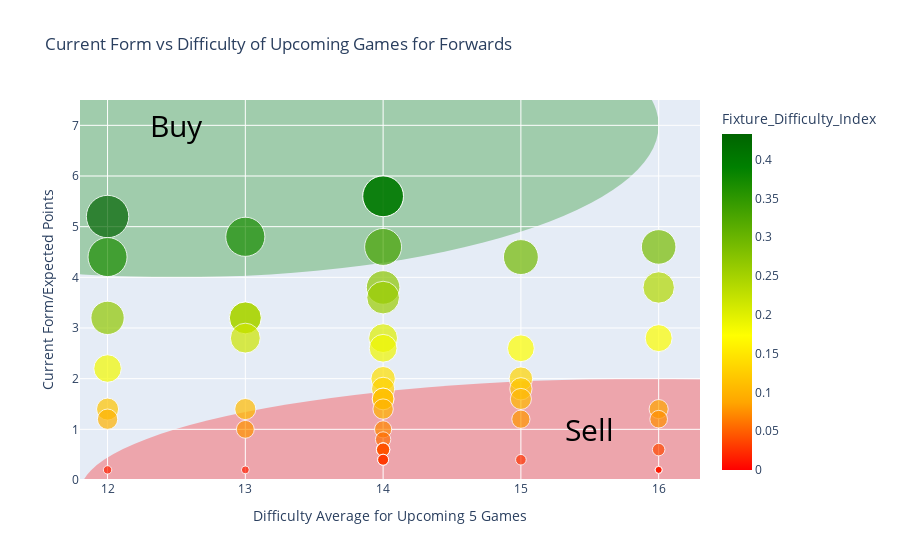

Here is the notebook cell this chart was saved with:
### Code cell
# Now the same for Forwards
sorted_forwards_df.rename(columns={'FD_index': 'Fixture_Difficulty_Index'}, inplace=True)


fig = px.scatter(sorted_forwards_df, x='Difficulty_score', y='form_player', color='Fixture_Difficulty_Index', 
                 size='Fixture_Difficulty_Index',  
                 labels={'form_player': 'Current Form/Expected Points', 'Difficulty_score': 'Difficulty Average for Upcoming 5 Games'},
                 hover_data=['full_name', 'Fixture_Difficulty_Index', 'name', 'now_cost'], title='Current Form vs Difficulty of Upcoming Games for Forwards',
                 size_max=30,  
                 color_continuous_scale=[
                    (0.0, 'red'),
                    (0.2, 'orange'),
                    (0.4, 'yellow'),
                    (0.9, 'green'),
                    (1.0, 'darkgreen') 
                 ]
                )

#adjusted the buy circle here as strikers have lower form ratings
fig.update_layout(
    shapes=[
        dict(
            type='circle',
            xref='x',
            yref='y',
            x0=9,
            y0=10,
            x1=16,
            y1=4,
            fillcolor='green',
            opacity=0.3,
            layer='below',
            line=dict(width=0),
        ),
        dict(
            type='circle',
            xref='x',
            yref='y',
            x0=11.8,
            y0=2,
            x1=20,
            y1=-2.5,
            fillcolor='red',
            opacity=0.3,
            layer='below',
            line=dict(width=0),
        )
    ],
    annotations=[
        dict(
            text='Buy', #thought it was clear, but Eskil did say to make things clearer, than not :D
            x=12.5,  
            y=7,   
            showarrow=False,
            font=dict(color='black', size=30),
        ),
        dict(
            text='Sell',
            x=15.5,  
            y=1,   
            showarrow=False,
            font=dict(color='black', size=30),
        )
    ]
)


fig.update_layout(showlegend=False, height=800)  

# Circles were going too far out, so had to zoom in 
fig.update_xaxes(range=[11.8, 16.3])
fig.update_yaxes(range=[0, 7.5])

fig.show()

### Figure 1 — Plotly figure (JSON) as saved in the notebook; plotly's stock layout.template omitted (floating-point values rounded to 4 significant figures; data arrays with more than 128 entries replaced by an {"elided": "..."} marker saying what was removed)
{"data": [{"customdata": {"elided": "98x4 mixed values"}, "hovertemplate": "Difficulty Average for Upcoming 5 Games=%{x}<br>Current Form/Expected Points=%{y}<br>Fixture_Difficulty_Index=%{marker.color}<br>full_name=%{customdata[0]}<br>name=%{customdata[2]}<br>now_cost=%{customdata[3]}<extra></extra>", "legendgroup": "", "marker": {"color": [0.433, 0.4, 0.4, 0.369, 0.367, 0.329, 0.293, 0.288, 0.271, 0.267, 0.257, 0.246, 0.246, 0.238, 0.215, 0.2, 0.186, 0.183, 0.175, 0.173, 0.143, 0.133, 0.129, 0.12, 0.117, 0.114, 0.114, 0.108, 0.107, 0.1, 0.1, 0.088, 0.08, 0.077, 0.075, 0.071, 0.057, 0.043, 0.043, 0.043, 0.043, 0.038, 0.029, 0.029, 0.029, 0.027, 0.017, 0.015, 0.012, 0.012, 0.012, 0, 0, 0, 0, 0, 0, 0, 0, 0, 0, 0, 0, 0, 0, 0, 0, 0, 0, 0, 0, 0, 0, 0, 0, 0, 0, 0, 0, 0, 0, 0, 0, 0, 0, 0, 0, 0, 0, 0, 0, 0, 0, 0, 0, 0, 0, 0], "coloraxis": "coloraxis", "size": [0.433, 0.4, 0.4, 0.369, 0.367, 0.329, 0.293, 0.288, 0.271, 0.267, 0.257, 0.246, 0.246, 0.238, 0.215, 0.2, 0.186, 0.183, 0.175, 0.173, 0.143, 0.133, 0.129, 0.12, 0.117, 0.114, 0.114, 0.108, 0.107, 0.1, 0.1, 0.088, 0.08, 0.077, 0.075, 0.071, 0.057, 0.043, 0.043, 0.043, 0.043, 0.038, 0.029, 0.029, 0.029, 0.027, 0.017, 0.015, 0.012, 0.012, 0.012, 0, 0, 0, 0, 0, 0, 0, 0, 0, 0, 0, 0, 0, 0, 0, 0, 0, 0, 0, 0, 0, 0, 0, 0, 0, 0, 0, 0, 0, 0, 0, 0, 0, 0, 0, 0, 0, 0, 0, 0, 0, 0, 0, 0, 0, 0, 0], "sizemode": "area", "sizeref": 0.0004811, "symbol": "circle"}, "mode": "markers", "name": "", "orientation": "v", "showlegend": false, "type": "scatter", "x": [12, 14, 14, 13, 12, 14, 15, 16, 14, 12, 14, 13, 13, 16, 13, 14, 14, 12, 16, 15, 14, 15, 14, 15, 12, 14, 14, 13, 15, 12, 14, 16, 15, 13, 16, 14, 14, 14, 14, 14, 14, 16, 14, 14, 14, 15, 12, 13, 16, 16, 16, 16, 14, 14, 14, 12, 13, 14, 12, 14, 14, 14, 14, 12, 12, 12, 12, 16, 12, 12, 12, 12, 12, 12, 15, 15, 15, 15, 15, 13, 14, 14, 14, 14, 13, 13, 16, 16, 16, 16, 14, 14, 14, 14, 14, 14, 14, 14], "xaxis": "x", "y": [5.2, 5.6, 5.6, 4.8, 4.4, 4.6, 4.4, 4.6, 3.8, 3.2, 3.6, 3.2, 3.2, 3.8, 2.8, 2.8, 2.6, 2.2, 2.8, 2.6, 2, 2, 1.8, 1.8, 1.4, 1.6, 1.6, 1.4, 1.6, 1.2, 1.4, 1.4, 1.2, 1, 1.2, 1, 0.8, 0.6, 0.6, 0.6, 0.6, 0.6, 0.4, 0.4, 0.4, 0.4, 0.2, 0.2, 0.2, 0.2, 0.2, 0, 0, 0, 0, 0, 0, 0, 0, 0, 0, 0, 0, 0, 0, 0, 0, 0, 0, 0, 0, 0, 0, 0, 0, 0, 0, 0, 0, 0, 0, 0, 0, 0, 0, 0, 0, 0, 0, 0, 0, 0, 0, 0, 0, 0, 0, 0], "yaxis": "y"}], "layout": {"annotations": [{"font": {"color": "black", "size": 30}, "showarrow": false, "text": "Buy", "x": 12.5, "y": 7}, {"font": {"color": "black", "size": 30}, "showarrow": false, "text": "Sell", "x": 15.5, "y": 1}], "autosize": true, "coloraxis": {"colorbar": {"title": {"text": "Fixture_Difficulty_Index"}}, "colorscale": [[0, "red"], [0.2, "orange"], [0.4, "yellow"], [0.9, "green"], [1, "darkgreen"]]}, "legend": {"itemsizing": "constant", "tracegroupgap": 0}, "shapes": [{"fillcolor": "green", "layer": "below", "line": {"width": 0}, "opacity": 0.3, "type": "circle", "x0": 9, "x1": 16, "xref": "x", "y0": 10, "y1": 4, "yref": "y"}, {"fillcolor": "red", "layer": "below", "line": {"width": 0}, "opacity": 0.3, "type": "circle", "x0": 11.8, "x1": 20, "xref": "x", "y0": 2, "y1": -2.5, "yref": "y"}], "showlegend": false, "title": {"text": "Current Form vs Difficulty of Upcoming Games for Forwards"}, "xaxis": {"anchor": "y", "domain": [0, 1], "range": [11.8, 16.3], "title": {"text": "Difficulty Average for Upcoming 5 Games"}, "type": "linear"}, "yaxis": {"anchor": "x", "domain": [0, 1], "range": [0, 7.5], "title": {"text": "Current Form/Expected Points"}, "type": "linear"}}}
